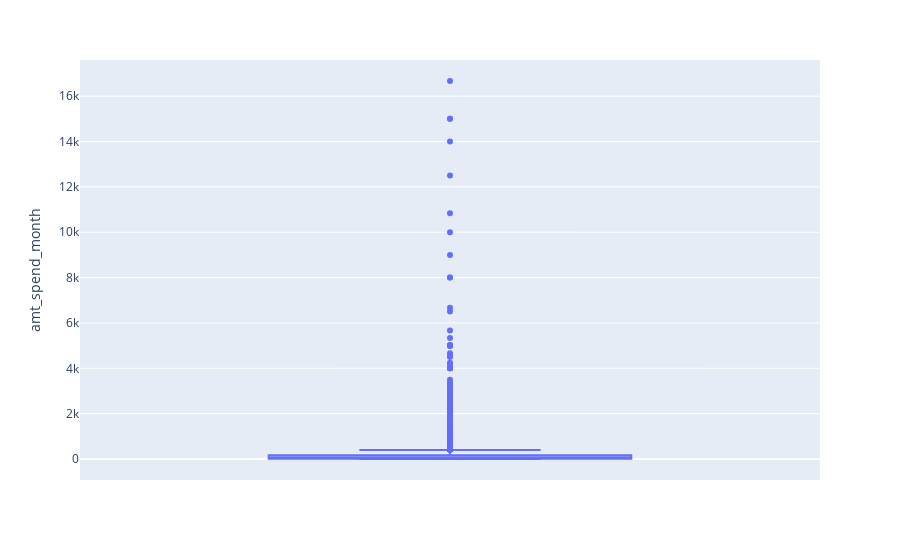

The notebook cell saved with this chart:
### Code cell
# Removing outlier of monthly expenditure > 10000
ncs_cleaned = ncs[(ncs['amt_spend_month']>0.99)&(ncs['amt_spend_month']<20000)]
fig = px.box(ncs_cleaned.query("CountryLive==['United States of America','India','United Kingdom','Canada']"),y='amt_spend_month',hover_data=['NetworkID'])
fig.show()

### Figure 1 — Plotly figure (JSON) as saved in the notebook; plotly's stock layout.template omitted (floating-point values rounded to 4 significant figures; data arrays with more than 128 entries replaced by an {"elided": "..."} marker saying what was removed)
{"data": [{"alignmentgroup": "True", "customdata": {"elided": "2014x1 str values"}, "hovertemplate": "amt_spend_month=%{y}<br>NetworkID=%{customdata[0]}<extra></extra>", "legendgroup": "", "marker": {"color": "#636efa"}, "name": "", "notched": false, "offsetgroup": "", "orientation": "v", "showlegend": false, "type": "box", "x0": " ", "xaxis": "x", "y": {"elided": "2014 float values"}, "y0": " ", "yaxis": "y"}], "layout": {"boxmode": "group", "legend": {"tracegroupgap": 0}, "margin": {"t": 60}, "xaxis": {"anchor": "y", "domain": [0, 1]}, "yaxis": {"anchor": "x", "domain": [0, 1], "title": {"text": "amt_spend_month"}}}}
